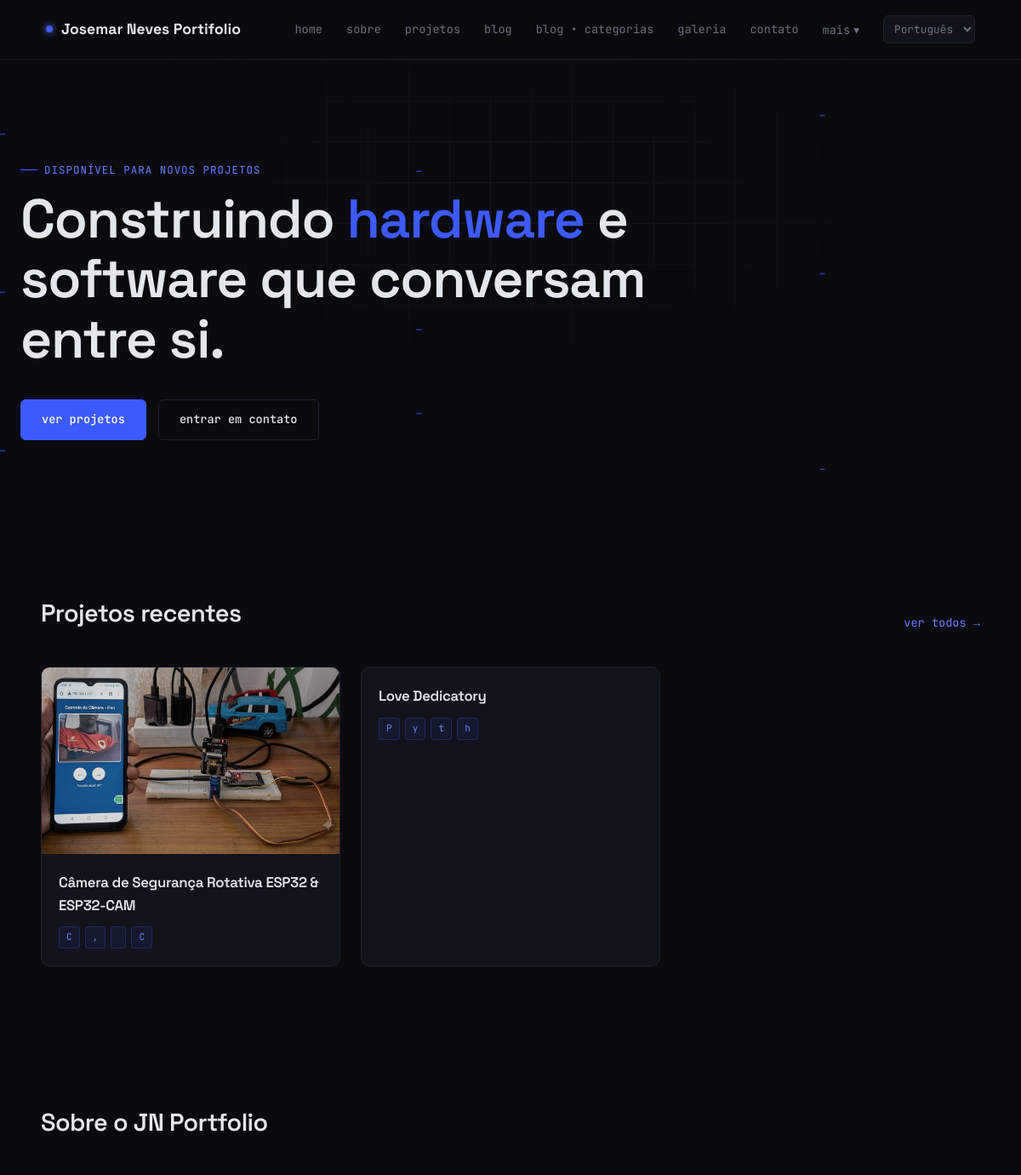
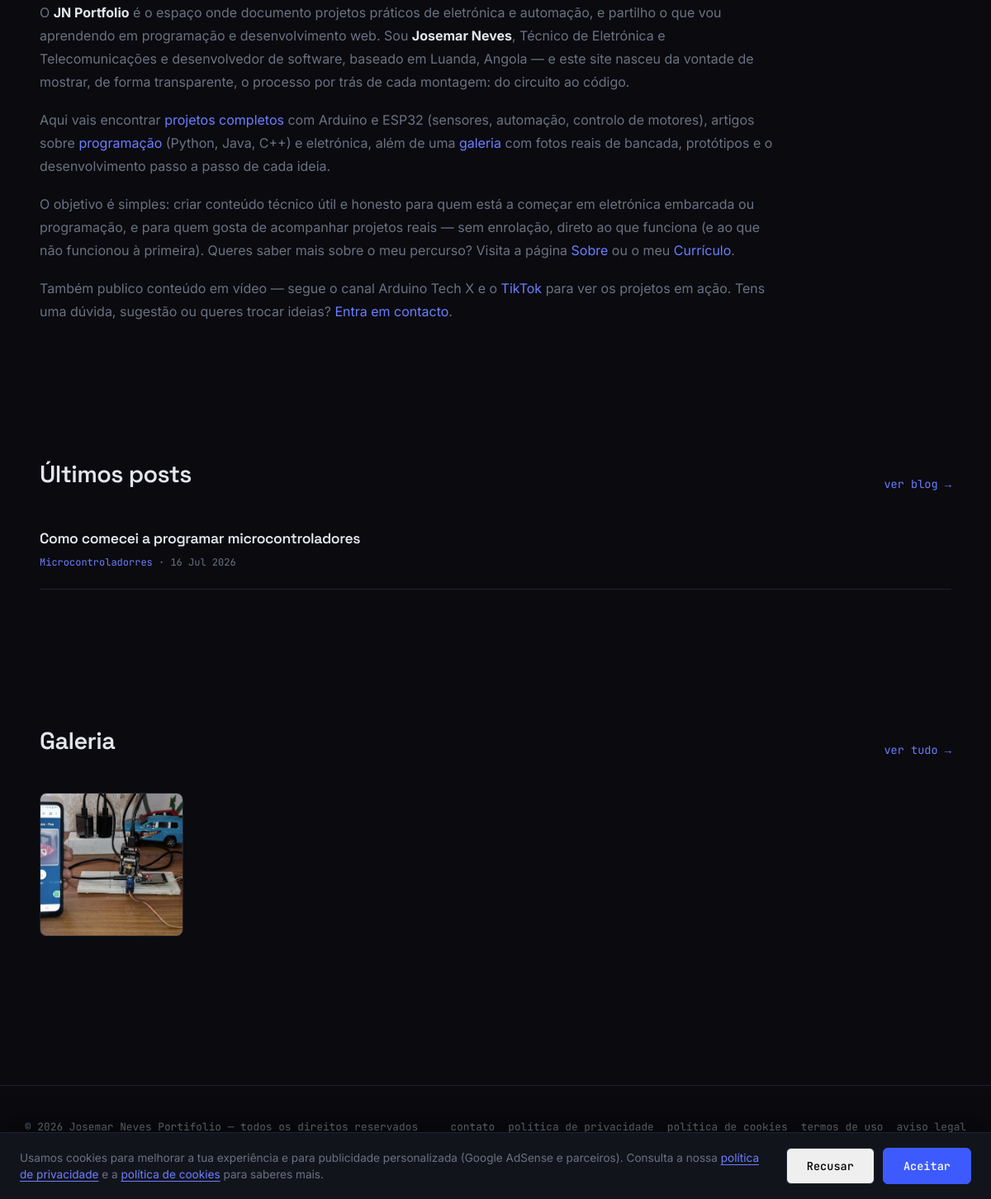
The page / on the database its author committed (2 pictures, top to bottom).
### portifolio/models.py (models this page shows, shortened)
class SiteConfig(models.Model):
    nome_site = models.CharField(max_length=150)
    logo = models.ImageField(
        upload_to="site/logo/",
        blank=True,
        null=True,
        validators=[validar_extensao_imagem]
    )
    foto_perfil = models.ImageField(
        upload_to="site/perfil/",
        blank=True,
        null=True,
        validators=[validar_extensao_imagem]
    )
    descricao_curta = models.TextField(blank=True)
    email_contato = models.EmailField(blank=True)
    linkedin = models.URLField(blank=True)
    github = models.URLField(blank=True)
    instagram = models.URLField(blank=True)
    youtube = models.URLField(blank=True)
    twitter = models.URLField(blank=True)
    tiktok = models.URLField(blank=True)
    criado_em = models.DateTimeField(auto_now_add=True)
    atualizado_em = models.DateTimeField(auto_now=True)
    class Meta:
        verbose_name = "Configuração do Site"
        verbose_name_plural = "Configurações do Site"

class Projeto(models.Model):
    nome = models.CharField(
        max_length=200
    )
    resumo = models.CharField(
        max_length=200,
        blank=True,
        help_text="Frase curta para SEO e listagens (máx. 160 caracteres recomendado)"
    )
    slug = models.SlugField(
        unique=True,
        blank=True
    )
    descricao_html = models.TextField(
        help_text="Aceita HTML personalizado"
    )
    imagem = models.ImageField(
        upload_to="projetos/",
        blank=True,
        null=True,
        validators=[validar_extensao_imagem]
    )
    tecnologias = models.CharField(
        max_length=300,
        help_text="Ex: Django, Python, React"
    )
    link_externo = models.URLField(
        blank=True
    )
    link_github = models.URLField(
        blank=True
    )
    criado_em = models.DateTimeField(
        auto_now_add=True
    )
    atualizado_em = models.DateTimeField(
        auto_now=True
    )

class PostBlog(models.Model):
    titulo = models.CharField(max_length=200)
    resumo = models.CharField(
        max_length=200,
        blank=True,
        help_text="Frase curta para SEO e listagens (máx. 160 caracteres recomendado)"
    )
    slug = models.SlugField(
        unique=True,
        blank=True
    )
    imagem_capa = models.ImageField(
        upload_to="blog/",
        validators=[validar_extensao_imagem]
    )
    conteudo_html = models.TextField(
        help_text="Aceita HTML personalizado"
    )
    categoria = models.ForeignKey(
        CategoriaBlog,
        on_delete=models.SET_NULL,
        null=True,
        blank=True
    )
    tags = models.ManyToManyField(
        TagBlog,
        blank=True
    )
    publicado = models.BooleanField(
        default=True
    )
    data_publicacao = models.DateTimeField(
        auto_now_add=True
    )
    atualizado_em = models.DateTimeField(
        auto_now=True
    )
    class Meta:
        ordering = ["-data_publicacao"]
        verbose_name = "Artigo"
        verbose_name_plural = "Artigos"

class CategoriaBlog(models.Model):
    nome = models.CharField(max_length=100)
    slug = models.SlugField(unique=True, blank=True)

class Galeria(models.Model):
    titulo = models.CharField(
        max_length=200
    )
    slug = models.SlugField(
        max_length=220,
        blank=True,
        null=True
    )
    imagem = models.ImageField(
        upload_to="galeria/",
        validators=[validar_extensao_imagem]
    )
    descricao_html = models.TextField(
        blank=True,
        help_text="Aceita HTML personalizado"
    )
    criado_em = models.DateTimeField(
        auto_now_add=True
    )
    atualizado_em = models.DateTimeField(
        auto_now=True
    )
    class Meta:
        verbose_name = "Imagem da Galeria"
        verbose_name_plural = "Galeria"

### portifolio/views.py (the view)
# urls.py: path("", views.HomeView.as_view(), name="home"),
class HomeView(SiteConfigMixin, TemplateView):
    template_name = "home.html"
    def get_context_data(self, **kwargs):
        context = super().get_context_data(**kwargs)
        context["projetos"] = Projeto.objects.order_by("-criado_em")[:6]
        context["posts"] = PostBlog.objects.filter(
            publicado=True
        ).select_related("categoria").prefetch_related("tags").order_by(
            "-data_publicacao"
        )[:3]
        context["galeria"] = Galeria.objects.order_by("-criado_em")[:6]
        context["conteudos"] = {
            c.slug: c for c in Conteudo.objects.filter(
                publicado=True
            ).order_by("-atualizado_em")
        }
        return context

### templates/home.html (shortened to what this page needs)
{% extends "base.html" %}
{% load static i18n %}
{% block content %}
<section class="hero">
  <div class="hero-circuit"></div>
  <div class="hero-trace">
    <svg viewBox="0 0 1200 500" preserveAspectRatio="none">
      <path class="trace-line" d="M0,80 L300,80 L340,120 L700,120 L740,60 L1200,60" />
      <path class="trace-line" d="M0,250 L200,250 L240,290 L600,290 L640,230 L1200,230" />
      <path class="trace-line" d="M0,420 L400,420 L440,380 L900,380 L940,440 L1200,440" />
    </svg>
  </div>
  <div class="hero-inner">
    <p class="eyebrow">{% trans "disponível para novos projetos" %}</p>
    <h1>{% blocktrans %}Construindo <span class="accent">hardware</span> e software que conversam entre si.{% endblocktrans %}</h1>
    <div class="hero-actions">
      <a href="{% url 'projetos' %}" class="btn btn-primary">{% trans "ver projetos" %}</a>
      <a href="{% url 'contato' %}" class="btn btn-ghost">{% trans "entrar em contato" %}</a>
    </div>
  </div>
</section>
<section class="section">
  <div class="container">
    <div class="section-head">
      <h2>{% trans "Projetos recentes" %}</h2>
      <a href="{% url 'projetos' %}">{% trans "ver todos" %} →</a>
    </div>
    <div class="grid-projetos">
      {% for projeto in projetos %}
      <a href="{% url 'projeto_detail' projeto.slug %}" class="card-projeto">
        {% if projeto.imagem %}<img src="{{ projeto.imagem.url }}" alt="{{ projeto.nome }}">{% endif %}
        <div class="card-body">
          <h3>{{ projeto.nome }}</h3>
          <div class="tech-tags">
            {% for t in projeto.tecnologias|slice:":4" %}<span>{{ t }}</span>{% endfor %}
          </div>
        </div>
      </a>
      {% empty %}
      <p style="color: var(--text-muted);">{% trans "Nenhum projeto publicado ainda." %}</p>
      {% endfor %}
    </div>
  </div>
</section>
<section class="section">
  <div class="container">
    <div class="section-head">
      <h2>{% trans "Sobre o JN Portfolio" %}</h2>
    </div>
    <div class="texto-secao" style="display: flex; flex-direction: column; gap: 18px;">
      <p>
      </p>
      <p>
        {% url 'projetos' as projetos_url %}
        {% url 'blog' as blog_url %}
        {% url 'galeria' as galeria_url %}
      </p>
      <p>
        {% url 'sobre' as sobre_url %}
        {% url 'curriculo' as curriculo_url %}
      </p>
      <p>
        {% if site.youtube %}<a href="{{ site.youtube }}" target="_blank" rel="noopener" style="color: var(--blue-glow);">{% trans "Arduino Tech X no YouTube" %}</a>{% else %}{% trans "Arduino Tech X" %}{% endif %}
        {% if site.tiktok %}{% trans "e o" %} <a href="{{ site.tiktok }}" target="_blank" rel="noopener" style="color: var(--blue-glow);">TikTok</a>{% endif %}
        {% url 'contato' as contato_url %}
      </p>
    </div>
  </div>
</section>
<section class="section">
  <div class="container">
    <div class="section-head">
      <h2>{% trans "Últimos posts" %}</h2>
      <a href="{% url 'blog' %}">{% trans "ver blog" %} →</a>
    </div>
    <div class="lista-posts">
      {% for post in posts %}
      <a href="{% url 'post_detail' post.slug %}" class="item-post">
        <div class="item-post-info">
          <h3>{{ post.titulo }}</h3>
          <p class="item-post-meta">
            {% if post.categoria %}<span class="cat">{{ post.categoria.nome }}</span> · {% endif %}
            {{ post.data_publicacao|date:"d M Y" }}
          </p>
        </div>
      </a>
      {% empty %}
      <p style="color: var(--text-muted);">{% trans "Nenhum post publicado ainda." %}</p>
      {% endfor %}
    </div>
  </div>
</section>
<section class="section">
  <div class="container">
    <div class="section-head">
      <h2>{% trans "Galeria" %}</h2>
      <a href="{% url 'galeria' %}">{% trans "ver tudo" %} →</a>
    </div>
    <div class="grid-galeria">
      {% for img in galeria %}
      <a href="{% url 'galeria_detail' img.slug %}" target="_blank" rel="noopener">
        <img src="{{ img.imagem.url }}" alt="{{ img.titulo }}" loading="lazy">
      </a>
      {% endfor %}
    </div>
  </div>
</section>
{% endblock %}

### templates/base.html (shortened to what this page needs)
{% load i18n portfolio_extras %}
{% get_current_language as LANGUAGE_CODE %}
<!DOCTYPE html>
<html lang="{{ LANGUAGE_CODE }}">
<head>
{% hreflang_urls as hreflang_links %}
</head>
<body>
<div id="cookie-banner" class="cookie-banner">
  <p class="cookie-banner-text">
    {% trans "Usamos cookies para melhorar a tua experiência e para publicidade personalizada (Google AdSense e parceiros)." %}
    {% trans "Consulta a nossa" %}
    <a href="{% url 'politica_privacidade' %}">{% trans "política de privacidade" %}</a>
    {% trans "e a" %}
    <a href="{% url 'cookies' %}">{% trans "política de cookies" %}</a>
    {% trans "para saberes mais." %}
  </p>
  <div class="cookie-banner-actions">
    <button id="cookie-reject" class="btn btn-ghost">{% trans "Recusar" %}</button>
    <button id="cookie-accept" class="btn btn-primary">{% trans "Aceitar" %}</button>
  </div>
</div>
<header class="site-header">
  <nav class="nav">
    <a href="{% url 'home' %}" class="nav-brand">
      {% if site.logo %}
        <img class="nav-logo" src="{{ site.logo.url }}" alt="{{ site.nome_site }}">
      {% else %}
        <span class="dot"></span>
      {% endif %}
      {{ site.nome_site }}
    </a>
    <ul class="nav-links" id="nav-links">
      <li><a href="{% url 'home' %}">{% trans "home" %}</a></li>
      <li><a href="{% url 'sobre' %}">{% trans "sobre" %}</a></li>
      <li><a href="{% url 'projetos' %}">{% trans "projetos" %}</a></li>
      <li><a href="{% url 'blog' %}">{% trans "blog" %}</a></li>
      <li><a href="{% url 'categorias' %}">{% trans "blog" %} • {% trans "categorias" %}</a></li>
      <li><a href="{% url 'galeria' %}">{% trans "galeria" %}</a></li>
      <li><a href="{% url 'contato' %}">{% trans "contato" %}</a></li>
      <li class="nav-more" id="nav-more">
        <button class="nav-more-toggle" id="nav-more-toggle" aria-haspopup="true" aria-expanded="false">
          {% trans "mais" %} <span aria-hidden="true">▾</span>
        </button>
      </li>
      {% if hreflang_links %}
      <li class="lang-switch">
        <select aria-label="{% trans 'Idioma' %}" onchange="if (this.value) window.location.href = this.value;">
          {% for lang_code, lang_name, url in hreflang_links %}
            <option value="{{ url }}" {% if lang_code == LANGUAGE_CODE %}selected{% endif %}>{{ lang_name }}</option>
          {% endfor %}
        </select>
      </li>
      {% endif %}
    </ul>
  </nav>
</header>
<main>
  {% block content %}{% endblock %}
</main>
<footer class="site-footer">
  <div class="footer-inner">
    <p>&copy; {% now "Y" %} {{ site.nome_site }} — {% trans "todos os direitos reservados" %}</p>
    <div class="footer-links">
      <a href="{% url 'contato' %}">{% trans "contato" %}</a>
      <a href="{% url 'politica_privacidade' %}">{% trans "política de privacidade" %}</a>
      <a href="{% url 'cookies' %}">{% trans "política de cookies" %}</a>
      <a href="{% url 'termos_uso' %}">{% trans "termos de uso" %}</a>
      <a href="{% url 'aviso_legal' %}">{% trans "aviso legal" %}</a>
    </div>
    <div class="social-links">
      {% if site.tiktok %}<a href="{{ site.tiktok }}" target="_blank" rel="noopener">tiktok</a>{% endif %}
    </div>
  </div>
</footer>
</body>
</html>

### rows shown on the page
SiteConfig: nome_site "Josemar Neves Portifolio"
Projeto: imagem (picture), nome "Câmera de Segurança Rotativa ESP32 & ESP32-CAM", tecnologias "C" "," "C"
Projeto: nome "Love Dedicatory", tecnologias "P" "y" "t" "h"
PostBlog: titulo "Como comecei a programar microcontroladores", categoria.nome "Microcontroladorres", data_publicacao "16 Jul 2026"
Galeria: imagem (picture)

### other values the page prints
form field value "Português"
